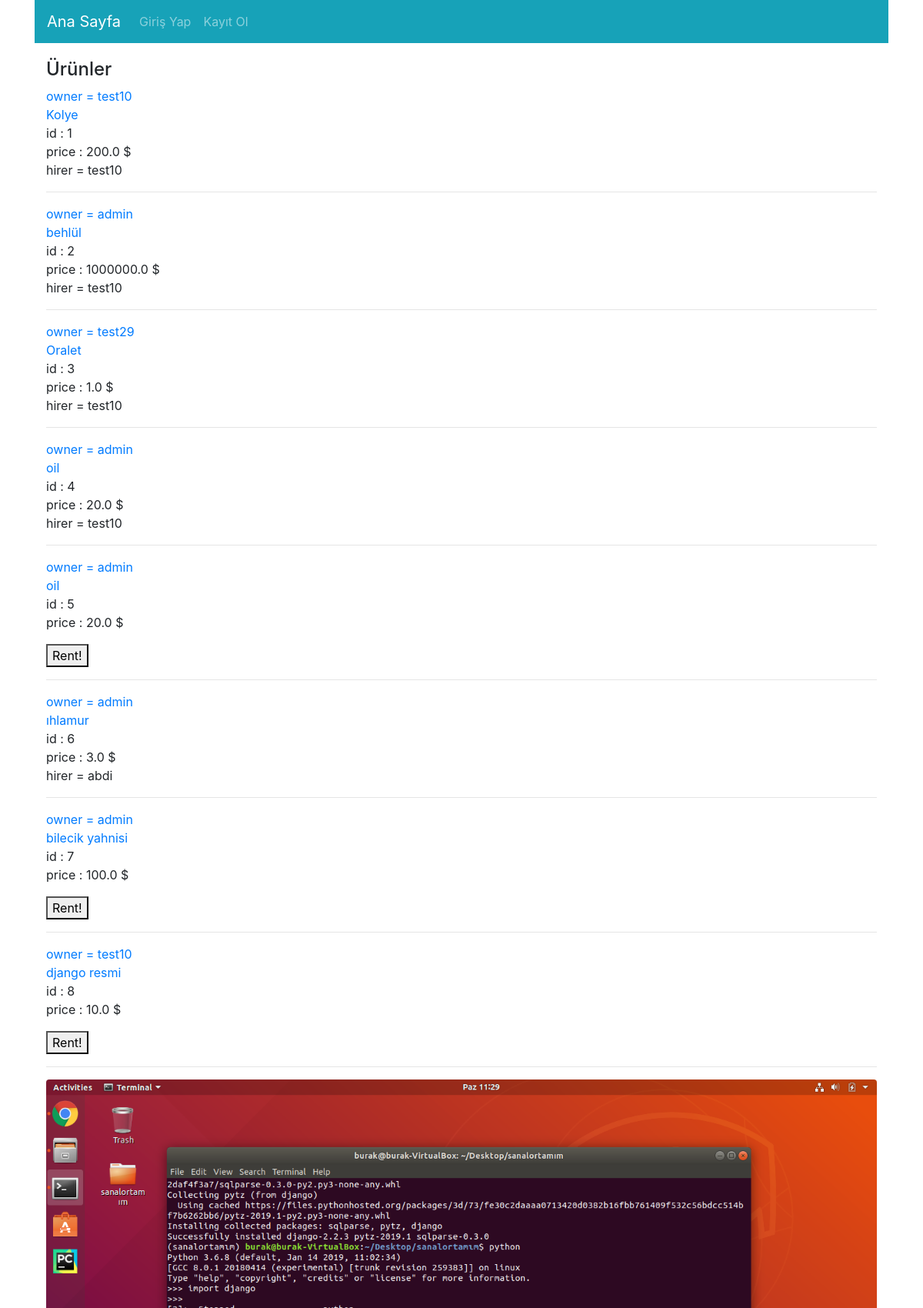
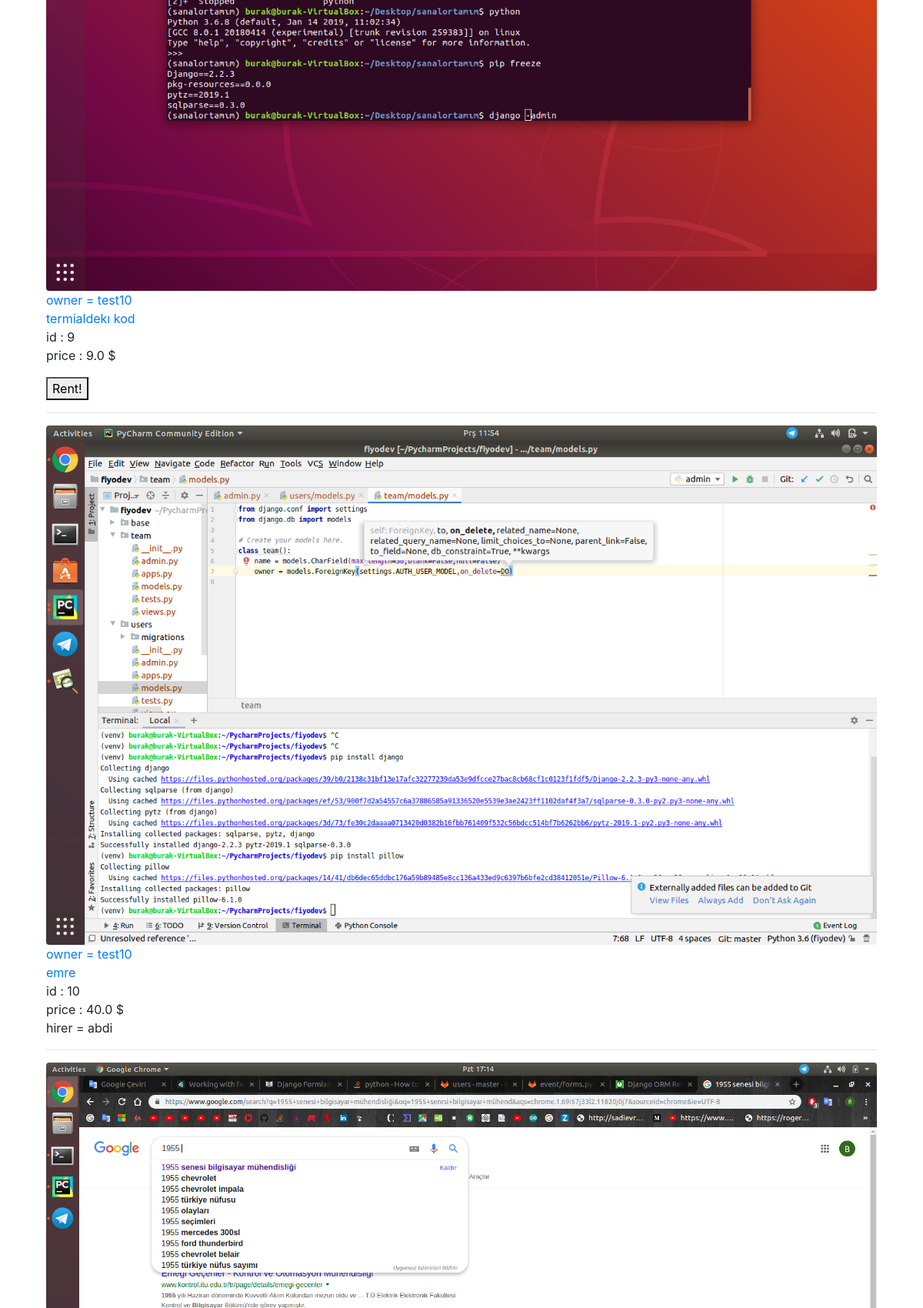
The page / (upper part) on the database its author committed (2 pictures, top to bottom).
### product/models.py (models this page shows, shortened)
class ProductModel(models.Model):
    name = models.CharField(max_length=30,verbose_name="Ürün Adı",null=False)
    price = models.FloatField(verbose_name='Fiyat',default=0)
    description = models.CharField(max_length=500,null=True,blank=True,verbose_name="Açıklama")
    product_image = models.ImageField(blank=True,null=True,verbose_name="Ürün Resmi Ekleyin")
    owner = models.ForeignKey(User,on_delete=models.CASCADE,verbose_name="product",related_name="owner")
    is_available = models.BooleanField(default=True)
    hirer = models.ForeignKey(User,on_delete=models.SET_NULL,null=True)

### user/models.py (models this page shows)
class User(AbstractUser):
    location = models.CharField(max_length=20,null=True,blank=True,verbose_name='Bulunduğunuz Şehir')
    profile_picture = models.ImageField(null=True,blank=True,verbose_name='Profil Resmi')
    money = models.FloatField(verbose_name='Para',default=0,
                              validators=[
                                  MinValueValidator(0),
                              ])
    def __str__(self):
        return self.username

### product/views.py (the view)
# urls.py: path('',views.List,name = 'MainPage'),
def List(request):
    product = ProductModel.objects.all()
    return render(request,"product_list.html",{"product":product})

### templates/product_list.html (shortened to what this page needs)
{% extends 'base.html' %}
{% load crispy_forms_tags %}
{% block body %}
    <h4>Ürünler</h4>
    {% for products in product %}
    <p>
        {% if products.product_image %}
      <img class="img-fluid rounded" src="{{products.product_image.url}}" alt="">
        {% endif %}
        <a href="/user/detail/{{products.owner.id}}">
            owner = {{products.owner}}
        </a> <br>
        <a href="/product/detail/{{products.id}}">
            {{products.name}}
        </a> <br>
        id : {{ products.id }} <br>
        price : {{products.price}} $<br>
        {% if products.is_available%}
            <form action="{% url 'product:rent' products.id %}" method="Post">
                <button type="submit" name="id" value="{{products.id}}">Rent!</button>
            </form>
        {% else %}
            hirer = {{products.hirer}}
        {% endif %}
<hr>
    </p>
    {% endfor %}
{% endblock body %}

### rows shown on the page
ProductModel: owner "test10", name "Kolye", id "1", price "200.0", hirer "test10"
ProductModel: owner "admin", name "behlül", id "2", price "1000000.0", hirer "test10"
ProductModel: owner "test29", name "Oralet", id "3", price "1.0", hirer "test10"
ProductModel: owner "admin", name "oil", id "4", price "20.0", hirer "test10"
ProductModel: owner "admin", name "oil", id "5", price "20.0"
ProductModel: owner "admin", name "ıhlamur", id "6", price "3.0", hirer "abdi"
ProductModel: owner "admin", name "bilecik yahnisi", id "7", price "100.0"
ProductModel: owner "test10", name "django resmi", id "8", price "10.0"
ProductModel: product_image (picture), owner "test10", name "termialdekı kod", id "9", price "9.0"
ProductModel: product_image (picture), owner "test10", name "emre", id "10", price "40.0", hirer "abdi"
ProductModel: product_image (picture)
